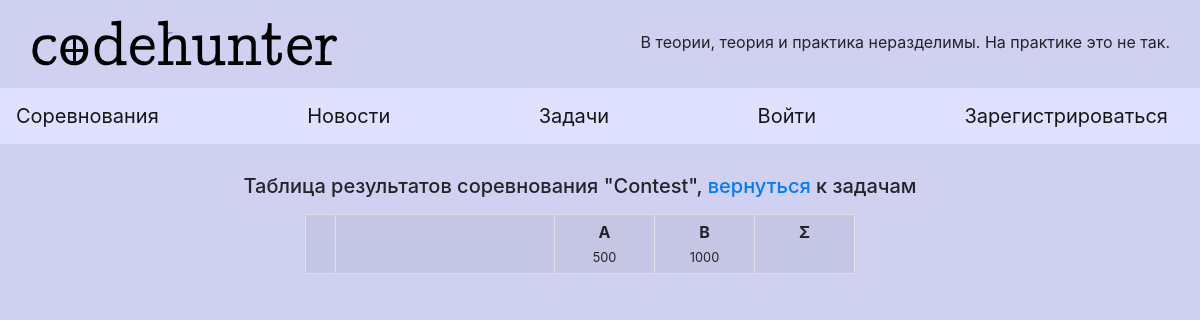
/contests/1/standings, run on an earlier commit of the app's database.
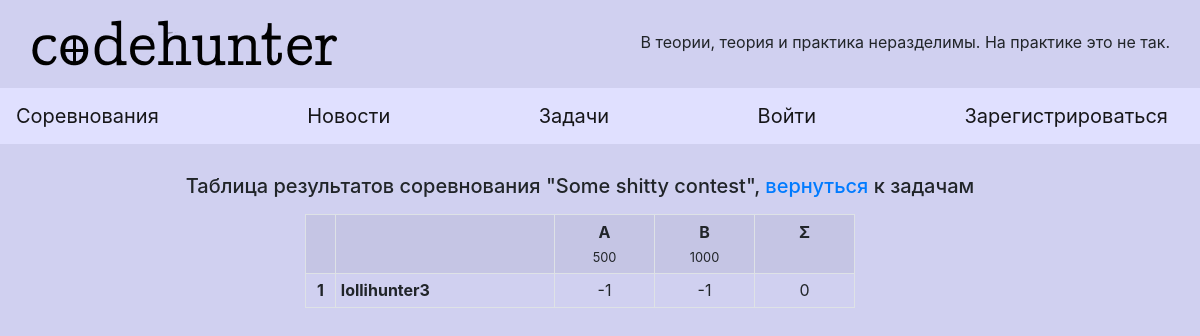
And on a later commit of the database.
### database.py (models this page shows)
class Contest(db.Model):
    id = db.Column(db.Integer, primary_key=True)
    title = db.Column(db.String(100), unique=False, nullable=False)
    time_start = db.Column(db.DateTime, unique=False, nullable=False)
    time_end = db.Column(db.DateTime, unique=False, nullable=False)

class Arrangement(db.Model):
    id = db.Column(db.Integer, primary_key=True)
    contest_index = db.Column(db.Integer,
                        db.ForeignKey('contest.id'),
                        nullable=False)
    tasks = db.relationship('Contest',
                           backref=db.backref('Tasks',
                           lazy=True))
    problem_index = db.Column(db.Integer, unique=False, nullable=False)
    points = db.Column(db.Integer, unique=False, nullable=False)
    task_id = db.Column(db.Integer, unique=False, nullable=False)

class User(db.Model):
    id = db.Column(db.Integer, primary_key=True)
    login = db.Column(db.String(20), unique=True, nullable=False)
    password = db.Column(db.String(50), unique=False, nullable=False)
    rating = db.Column(db.Integer, unique=False, nullable=False)
    admin = db.Column(db.Boolean, unique=False, nullable=False)

### flask_app.py (the view)
@app.route('/contests/<int:c_id>/standings', methods=['GET'])
def get_standings(c_id):
    contest = Contest.query.filter_by(id=c_id).first()
    tasks = contest.Tasks
    table = Table(len(tasks), contest.time_start, contest.time_end, tasks)
    for task in tasks:
        table.append(Solution.query.filter(Solution.submission_time >= contest.time_start,
                                        Solution.submission_time <= contest.time_end,
                                        Solution.problem_id == task.task_id,).all())
    standings, keys = table.do_math_please()
    total_scores = {}
    for user in keys:
        total_scores[user] = sum([i.points for i in proc(standings[user], lambda x: x.submission_time)])
    keys.sort(key=lambda x: total_scores[x], reverse=True)
    if contest.time_start > datetime.now():
        time_to_launch = get_beautiful_timediff(contest.time_start - datetime.now())
        return render_template('contests.html', access="denied", time_to_launch=time_to_launch)
    else:
        return render_template('standings.html', standings=standings, contest=contest, lt=len(tasks),
                               letters=LETTERS, points=[task.points for task in tasks], keys=keys, total=total_scores)

### things.py (called while the page is built)
def proc(arr, func):
    a = []
    for i in arr:
        if func(i): a.append(i)
    return a

    def append(self, elem):
        self.table.append(elem)

### templates/standings.html (shortened to what this page needs)
{% extends "base.html" %}
{% block content %}
	<p><h5><center>Таблица результатов соревнования "{{contest.title}}", <a href="/contests/{{contest.id}}">вернуться</a> к задачам</h5></center></p>
	<table class="table table-striped table-bordered table-sm" style="table-layout: fixed; width: {{350 + lt * 100}}px;" align="center">
			<tr>
				<td style="width: 30px; text-align: center;"></td>
				<td></td>
				{% for i in range(lt) %}
				<th style="width: 100px; text-align: center;">
					{{letters[i]}}<br>
					<small>{{points[i]}}</small>
				</th>
				{% endfor %}
				<th style="width: 100px; text-align: center;">
				Σ
				</th>
			</tr>
    	{% for user in keys %}
		    <tr>
		    	<th scope="row" style="width: 30px; text-align: center;">{{loop.index}}</th>
		    	<th scope="row">{{user}}</th>
		    	{% for res in standings[user] %}
		 	    <td style="width: 100px; text-align: center;">
		 	    	{{res.points}}
		 	    </td>
		 	    {% endfor %}
		 	    <td style="width: 100px; text-align: center;">
		 	    {{total[user]}}
		 	    </td>
		    </tr>
		{% endfor %}
	</table>
 {% endblock %}

What changed in the data, as far as the page shows it:
changed Contest: title "Contest" → "Some shitty contest"
now on this page (row unchanged): User: login "lollihunter3", points "-1" "-1", login "0"
